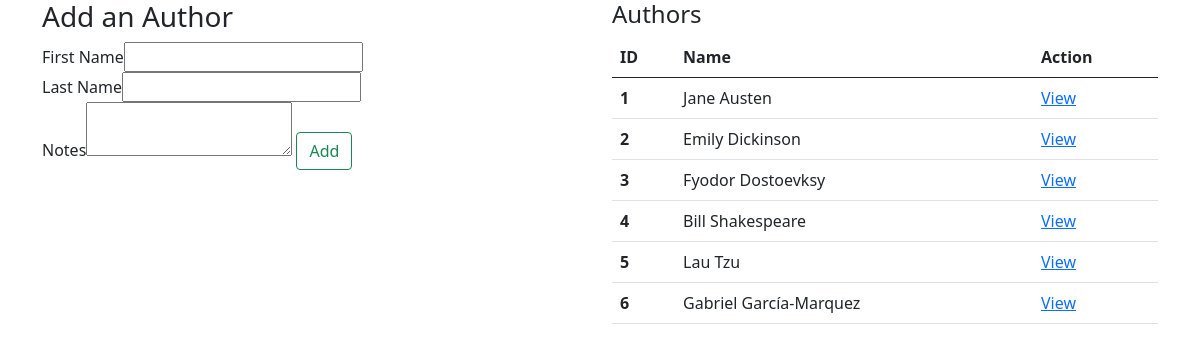
The app's page /authors with its own data.
### books_authors_app/models.py (models this page shows, shortened)
class Author(models.Model):
    first_name = models.CharField(max_length=50)
    last_name = models.CharField(max_length=50)
    notes = models.TextField(null=True)
    books = models.ManyToManyField(Book, related_name='authors')
    created_at = models.DateTimeField(auto_now_add=True)
    updated_at = models.DateTimeField(auto_now=True)

### books_authors_app/views.py (the view)
def authors(request):
    authors = Author.objects.all()
    context ={
        'authors': authors
    }
    return render(request, 'authors.html', context)

### books_authors_app/templates/authors.html (shortened to what this page needs)
{% extends "base.html" %}
{% block content %}
    <div class="row">
        <div class="col-6">
            <h3>Add an Author</h3>
            <form method="POST" action="new_authors">
                <label for="first_name">
                    First Name<input type="text" name="first_name" id="first_name">
                </label>
                <label for="last_name">
                    Last Name<input type="text" name="last_name" id="last_name">
                </label>
                <label for="notes">
                    Notes<textarea type="textarea" name="notes" id="notes"></textarea>
                </label>
                <button type="submit" class="btn btn-outline-success">Add</button>
            </form>
        </div>
        <div class="col-6">
            <h4>Authors</h4>
            <table class="table">
                <thead>
                    <tr>
                        <th scope="col">ID</th>
                        <th scope="col">Name</th>
                        <th scope="col">Action</th>
                    </tr>
                </thead>
                <tbody>
                    {% for author in authors %}
                    <tr>
                        <th>
                            {{author.id}}
                        </th>
                        <td>
                            {{author.first_name}} {{author.last_name}}
                        </td>
                        <td>
                            <a href="authors/{{author.id}}">View</a>
                        </td>
                    </tr>
                    {% endfor %}
                </tbody>
            </table>
        </div>
    </div>
{% endblock %}

### books_authors_app/templates/base.html (shortened to what this page needs)
<!DOCTYPE html>
<html lang="en">
<head>
    {% load static %}
    <link href="https://cdn.jsdelivr.net/npm/bootstrap@5.0.1/dist/css/bootstrap.min.css" rel="stylesheet">
</head>
<body>
    <div class="container">
        {% block content %}
        {% endblock %}
    </div>
</body>
</html>

### records on screen
Author: id "1", first_name "Jane", last_name "Austen"
Author: id "2", first_name "Emily", last_name "Dickinson"
Author: id "3", first_name "Fyodor", last_name "Dostoevksy"
Author: id "4", first_name "Bill", last_name "Shakespeare"
Author: id "5", first_name "Lau", last_name "Tzu"
Author: id "6", first_name "Gabriel", last_name "García-Marquez"
